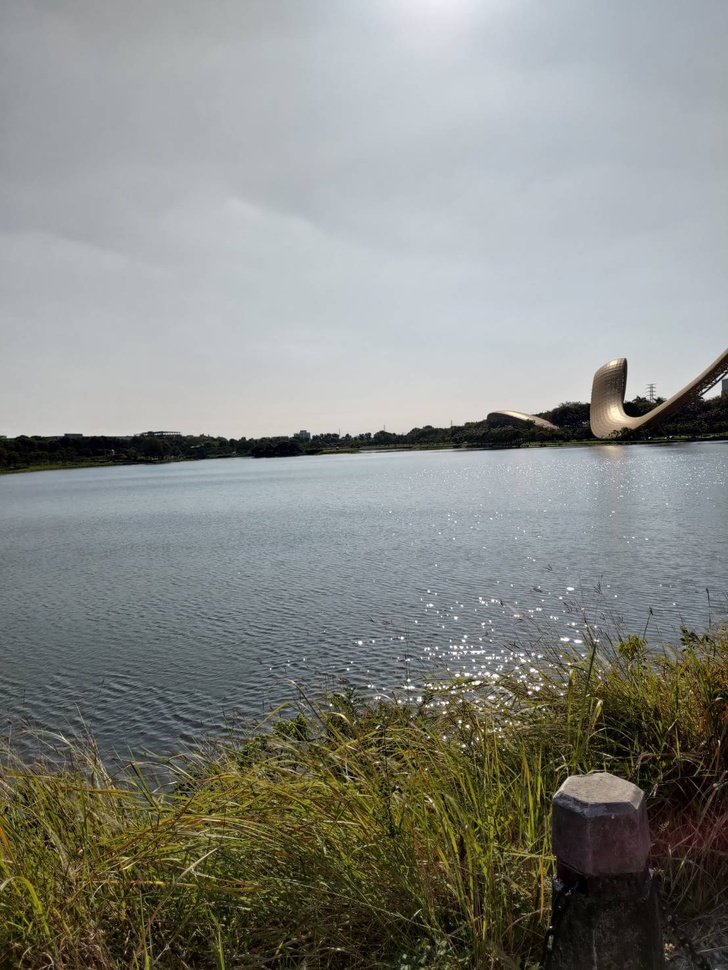
#> input picture data1/1_data1.jpg, 728 x 970 px, shrunk from 1108 x 1477 before the run, found by its file name
$ python search_keypoints.py
#> lines starting #> are read from the running program, lines starting #| are printed output that depends on the picture; after the words box and inside, x2 and y2 are one past the last pixel; in counts of white or black regions, pixels touching at a corner belong together
# searching matched keypoints in 2 images

import numpy as np
import cv2

ImageName = []
KPTS = []
MinNumberKeypoints = 200
MaxNumberKeypoints = 500
FAIL = 0
SUCCESS = 1
MaxCnt = 20

def detect_keypoints(image):
    image_gray = cv2.cvtColor(image, cv2.COLOR_BGR2GRAY)
    sift_descriptors = cv2.xfeatures2d.SIFT_create()
    keypoints, features = sift_descriptors.detectAndCompute(image_gray, None)
    keypoints = np.float32([i.pt for i in keypoints])
    return keypoints, features


def search_useful_matches(all_matches, lowe_ratio):
    useful_matches_indices = []
    for coordinate1, coordinate2 in all_matches:
        if(coordinate1.distance <  (lowe_ratio * coordinate2.distance)):
            useful_matches_indices.append((coordinate1.queryIdx, coordinate1.trainIdx))

    return useful_matches_indices


def match_keypoints(features1, features2, lowe_ratio):
    print("start matching!")
    bf_match_agent = cv2.BFMatcher()
    all_matched_points = bf_match_agent.knnMatch(features1,features2, k=2)

    cnt = 0
    message = FAIL
    while( message == FAIL ):
        useful_matches_indices = search_useful_matches(all_matched_points, lowe_ratio)
        NumberKeypoints = len(useful_matches_indices)
        if NumberKeypoints < MinNumberKeypoints:
            lowe_ratio *= 1.2
        elif NumberKeypoints > MaxNumberKeypoints:
            lowe_ratio *= 0.8
        else:
            message = SUCCESS

        print("NumberKeypoints: ", NumberKeypoints)
        cnt += 1
        if(cnt > MaxCnt):
            print("too many trials of keypoints")
            return None

    return useful_matches_indices

def prepare_drawing(image1, image2):
    image1_height, image1_width = image1.shape[:2]
    image2_height, image2_width = image2.shape[:2]

    canvas_height = max(image1_height, image2_height)
    canvas_width = image1_width + image2_width

    complete_image = np.zeros((canvas_height, canvas_width, 3), dtype="uint8")
    complete_image[0:image1_height, 0:image1_width] = image1
    complete_image[0:image2_height, image1_width:] = image2
    img1_hw = (image1_height, image1_width)
    img2_hw = (image2_height, image2_width)
    return img1_hw, img2_hw, complete_image


def draw_matches(cnt, ImageDirectory, image1, keypoints1, image2, keypoints2, matches_indices):
    img1_hw, _, complete_image = prepare_drawing(image1, image2)
    _, image1_width = img1_hw
    useful_keypoints_number = 0
    file1 = open(KPTS[cnt], 'w')
    set_points = []
    for (queryIdx, trainIdx) in matches_indices:
        x1_opencv, y1_opencv = int(keypoints1[queryIdx][0]), int(keypoints1[queryIdx][1])
        x2_opencv, y2_opencv = (int(keypoints2[trainIdx][0]) + image1_width), int(keypoints2[trainIdx][1])
        x1 = int(keypoints1[queryIdx][1])
        y1 = int(keypoints1[queryIdx][0])
        x2 = int(keypoints2[trainIdx][1])
        y2 = int(keypoints2[trainIdx][0])
        image1_point = (x1_opencv, y1_opencv)
        image2_point = (x2_opencv, y2_opencv)
        cv2.line(complete_image, image1_point, image2_point, (0, 0, 255), 1)

        useful_keypoints_number += 1

        if(len(set_points) == 0):
            set_points.append([x1, y1, x2, y2])
        else:
            flag = True
            for i in range(len(set_points)):
                if(set_points[i] == [x1, y1, x2, y2]):
                    flag = False
                    break
            if(flag is True):
                set_points.append([x1, y1, x2, y2])

    for i in range(len(set_points)):
        file1.write(str(set_points[i][0]) + " " + str(set_points[i][1]) + " " + str(set_points[i][2]) + " " + str(set_points[i][3]) + "\n")

    print("no. of matched keypoints: ", useful_keypoints_number)
    cv2.imwrite(ImageDirectory+"\keypoints" + str(cnt) + ".jpg", complete_image)

def search_keypoints(i, ImageDirectory, image1, image2, lowe_ratio=0.25):
    keypoints1, features1 = detect_keypoints(image1)
    keypoints2, features2 = detect_keypoints(image2)

    data = match_keypoints(features1, features2, lowe_ratio) # receive matched keypoints

    if(data is None):
        return None

    matches_indices = data
    draw_matches(i, ImageDirectory, image1, keypoints1, image2, keypoints2, matches_indices)

if __name__ == "__main__":

    NumberImages = int(input("number of images: "))
#> the answer given: 3
    ImageDirectory = input("Images Dataset Directory: ")
#> the answer given: data1
    for i in range(NumberImages):
        ImageNameVariable = input("Image Name " + str(i+1) + ": ")
        ImageName.append(ImageDirectory + "\\" + ImageNameVariable)
#> this loop made 3 passes; the answer given on pass 1: data1/1_data1.jpg

    for i in range(NumberImages-1):
        image1 = cv2.imread(ImageName[i])
#> image1 is the input picture: shape (970, 728, 3); mean B, G, R 131.1, 136.1, 134.1
        image2 = cv2.imread(ImageName[i+1])
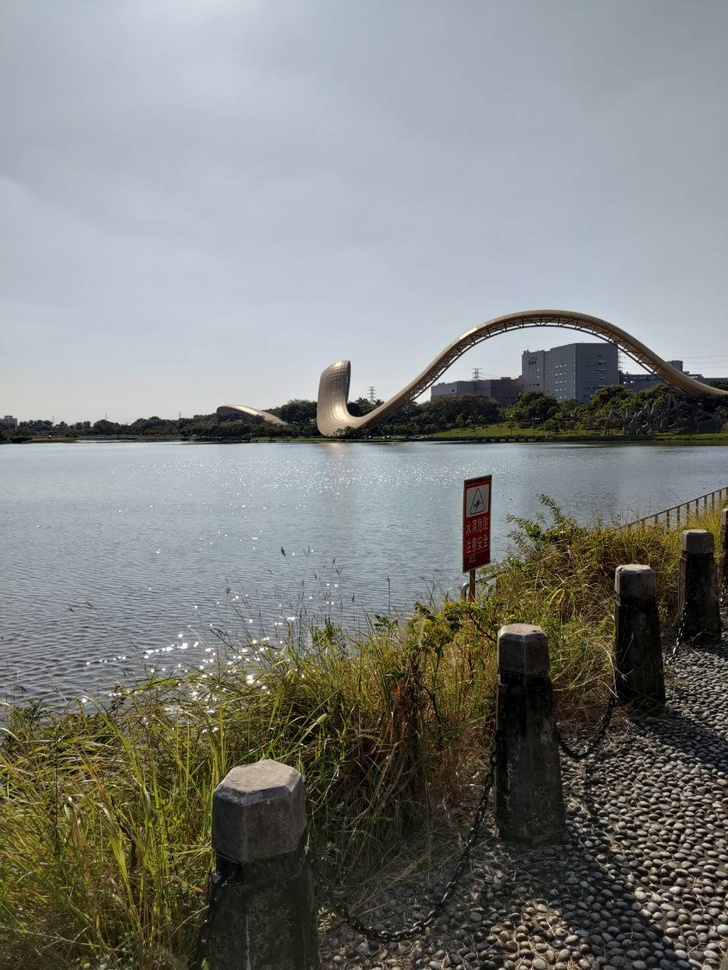
#> input picture data1/2_data1.jpg, 728 x 970 px, shrunk from 1108 x 1477 before the run, found by its file name
#> image2 is the input picture: shape (970, 728, 3); mean B, G, R 125.3, 128.4, 125.4
        KPTS.append(ImageDirectory + "\k" + str(i+1) + str(i+2) + ".txt")
        search_keypoints(i, ImageDirectory, image1, image2)
#> in detect_keypoints, `image_gray = cv2.cvtColor(image, cv2.COLOR_BGR2GRAY)`:
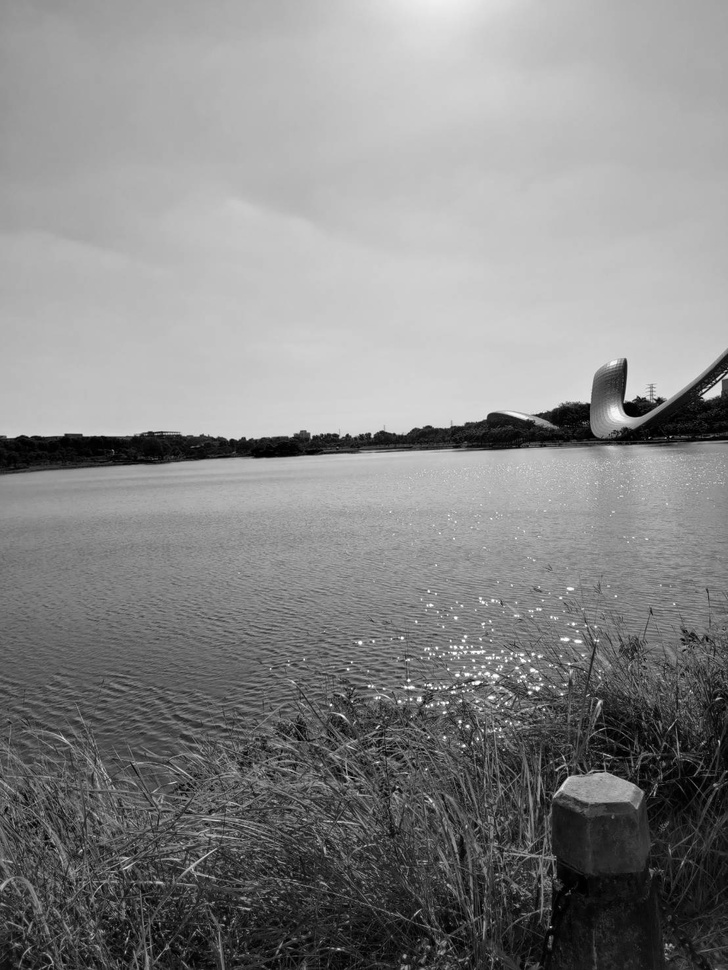
#> image_gray: shape (970, 728); min 0, max 255, mean 135
#> in detect_keypoints, `keypoints, features = sift_descriptors.detectAndCompute(image_gray, No..`: keypoints = 3675 keypoints; strongest (x, y, size): (460, 721, 2.1), (530, 693, 2.4), (464, 746, 2.1), (409, 680, 2.1)
#> in detect_keypoints, `keypoints = np.float32([i.pt for i in keypoints])`: keypoints = 3675 pairs, first value 2.27 to 725, second value 348.7 to 967
#> in search_keypoints, `keypoints1, features1 = detect_keypoints(image1)`: keypoints1 has the same summary as keypoints in detect_keypoints
#> in detect_keypoints (call 2), `image_gray = cv2.cvtColor(image, cv2.COLOR_BGR2GRAY)`:
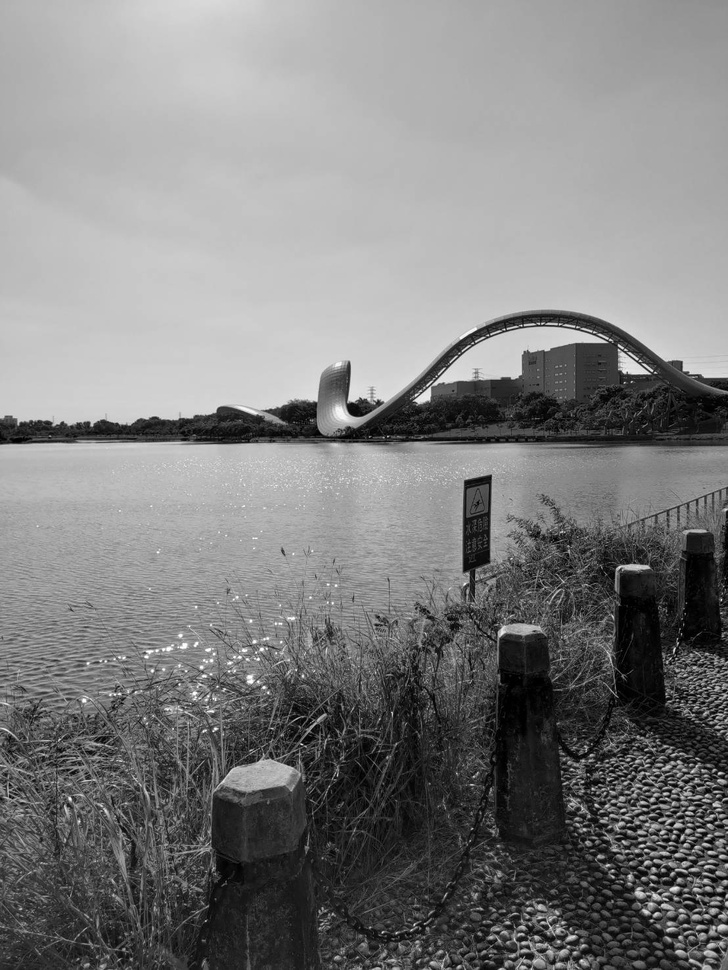
#> image_gray: shape (970, 728); min 0, max 255, mean 127.1
#> in detect_keypoints (call 2), `keypoints, features = sift_descriptors.detectAndCompute(image_gray, No..`: keypoints = 4596 keypoints; strongest (x, y, size): (720, 773, 2.2), (70, 799, 2.4), (423, 398, 9.4), (629, 365, 14)
#> in detect_keypoints (call 2), `keypoints = np.float32([i.pt for i in keypoints])`: keypoints = 4596 pairs, first value 2.53 to 725.1, second value 314.5 to 967
#> in search_keypoints, `keypoints2, features2 = detect_keypoints(image2)`: keypoints2 has the same summary as keypoints in detect_keypoints
#> in match_keypoints, `all_matched_points = bf_match_agent.knnMatch(features1,features2, k=2)`: all_matched_points = 3675 matches
#> the loop in match_keypoints, `while( message == FAIL ):` made 8 passes
#> NumberKeypoints on passes 1 to 8: 24, 39, 49, 63, 75, 93, 124, 432
#| NumberKeypoints:  24
#| NumberKeypoints:  39
#| NumberKeypoints:  49
#| NumberKeypoints:  63
#| NumberKeypoints:  75
#| NumberKeypoints:  93
#| NumberKeypoints:  124
#| NumberKeypoints:  432
#> after the loop in match_keypoints, `while( message == FAIL ):`: cnt = 8; lowe_ratio = 0.896
#> in search_keypoints, `data = match_keypoints(features1, features2, lowe_ratio)`: data = 432 pairs, first value 24 to 3658, second value 11 to 4590
#> in search_keypoints, `matches_indices = data`: matches_indices has the same summary as data
#> in prepare_drawing, `complete_image[0:image1_height, 0:image1_width] = image1`:
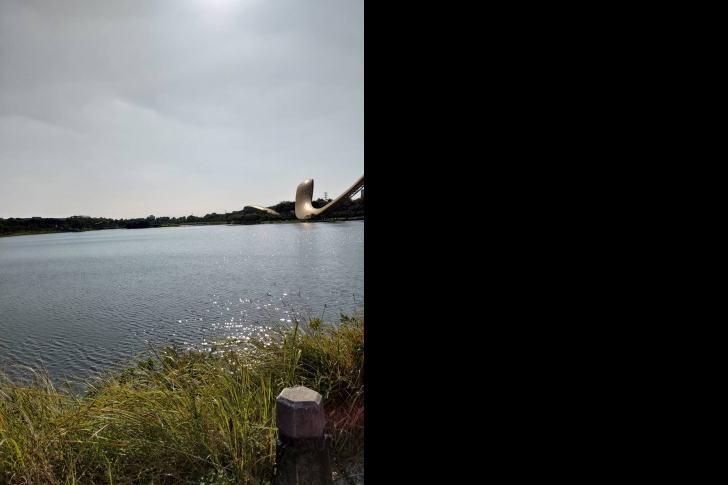
#> complete_image: shape (970, 1456, 3) (shown at 1/2 size); mean B, G, R 65.6, 68.1, 67.1
#> in prepare_drawing, `complete_image[0:image2_height, image1_width:] = image2`:
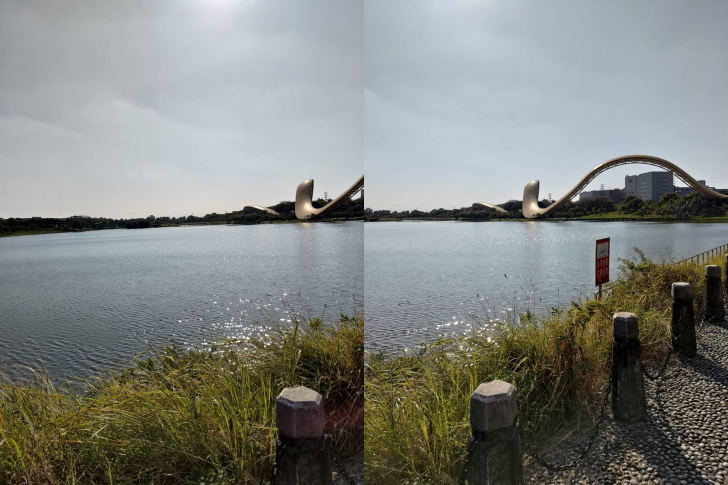
#> complete_image: shape (970, 1456, 3) (shown at 1/2 size); mean B, G, R 128.2, 132.3, 129.8
#> in draw_matches, `img1_hw, _, complete_image = prepare_drawing(image1, image2)`: img1_hw = (970, 728)
#> in draw_matches, `_, image1_width = img1_hw`: image1_width = 728
#> the loop in draw_matches, `for (queryIdx, trainIdx) in matches_indices:` made 432 passes
#> (queryIdx, trainIdx, x1_opencv, y1_opencv, x2_opencv, y2_opencv, x1, y1) on passes 1 to 12: (24, 2340, 8, 863, 1206, 911, 863, 8), (25, 1632, 8, 885, 1068, 767, 885, 8), (27, 315, 9, 687, 788, 704, 687, 9), (39, 1429, 12, 695, 1024, 422, 695, 12), (41, 4441, 13, 684, 1440, 501, 684, 13), (42, 932, 14, 436, 902, 416, 436, 14), (73, 1157, 20, 908, 940, 715, 908, 20), (75, 1077, 21, 439, 925, 418, 439, 21), (79, 4422, 22, 711, 1439, 438, 711, 22), (85, 2567, 23, 841, 1230, 853, 841, 23), (86, 1606, 23, 943, 1065, 813, 943, 23), (96, 806, 25, 704, 879, 639, 704, 25)
#> (queryIdx, trainIdx) on passes 57 to 60: (578, 4441), (593, 3691), (607, 139), (616, 133)
#> after the loop in draw_matches, `for (queryIdx, trainIdx) in matches_indices:`:
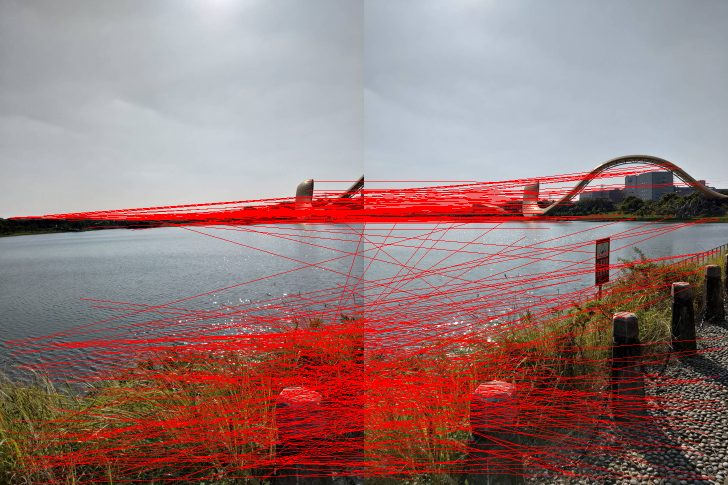
#> complete_image: shape (970, 1456, 3) (shown at 1/2 size); 12.89% of pixels changed, all inside (x1, y1, x2, y2) = (8, 326, 1453, 968)
#| no. of matched keypoints:  432
